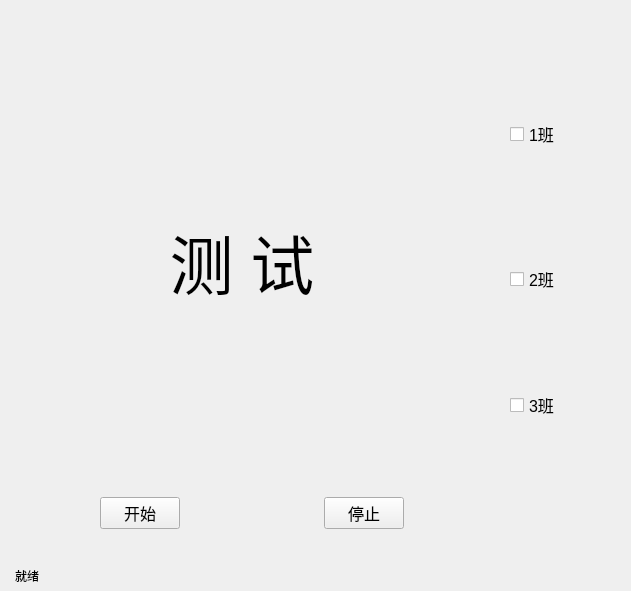
<?xml version="1.0" encoding="UTF-8"?>
<ui version="4.0">
 <class>Form</class>
 <widget class="QWidget" name="Form">
  <property name="geometry">
   <rect>
    <x>0</x>
    <y>0</y>
    <width>631</width>
    <height>591</height>
   </rect>
  </property>
  <property name="maximumSize">
   <size>
    <width>633</width>
    <height>594</height>
   </size>
  </property>
  <property name="windowTitle">
   <string notr="true">大班会抽奖器 by Jack He (https://hejk2008.github.io/theAwesomeTollDrawer)</string>
  </property>
  <widget class="QWidget" name="gridLayoutWidget">
   <property name="geometry">
    <rect>
     <x>40</x>
     <y>30</y>
     <width>581</width>
     <height>551</height>
    </rect>
   </property>
   <layout class="QGridLayout" name="gridLayout">
    <item row="3" column="1">
     <widget class="QPushButton" name="stopbutton">
      <property name="sizePolicy">
       <sizepolicy hsizetype="Fixed" vsizetype="Fixed">
        <horstretch>0</horstretch>
        <verstretch>0</verstretch>
       </sizepolicy>
      </property>
      <property name="minimumSize">
       <size>
        <width>80</width>
        <height>30</height>
       </size>
      </property>
      <property name="font">
       <font>
        <pointsize>12</pointsize>
       </font>
      </property>
      <property name="cursor">
       <cursorShape>PointingHandCursor</cursorShape>
      </property>
      <property name="text">
       <string notr="true">停止</string>
      </property>
     </widget>
    </item>
    <item row="0" column="0" rowspan="3" colspan="2">
     <widget class="QLabel" name="student">
      <property name="sizePolicy">
       <sizepolicy hsizetype="Preferred" vsizetype="Preferred">
        <horstretch>0</horstretch>
        <verstretch>0</verstretch>
       </sizepolicy>
      </property>
      <property name="minimumSize">
       <size>
        <width>284</width>
        <height>265</height>
       </size>
      </property>
      <property name="maximumSize">
       <size>
        <width>284</width>
        <height>265</height>
       </size>
      </property>
      <property name="font">
       <font>
        <family>微软雅黑</family>
        <pointsize>48</pointsize>
        <weight>50</weight>
        <bold>false</bold>
       </font>
      </property>
      <property name="text">
       <string notr="true">测 试</string>
      </property>
      <property name="alignment">
       <set>Qt::AlignCenter</set>
      </property>
     </widget>
    </item>
    <item row="3" column="0">
     <widget class="QPushButton" name="startButton">
      <property name="sizePolicy">
       <sizepolicy hsizetype="Fixed" vsizetype="Fixed">
        <horstretch>0</horstretch>
        <verstretch>0</verstretch>
       </sizepolicy>
      </property>
      <property name="minimumSize">
       <size>
        <width>80</width>
        <height>30</height>
       </size>
      </property>
      <property name="font">
       <font>
        <pointsize>12</pointsize>
       </font>
      </property>
      <property name="cursor">
       <cursorShape>PointingHandCursor</cursorShape>
      </property>
      <property name="text">
       <string notr="true">开始</string>
      </property>
     </widget>
    </item>
    <item row="2" column="2">
     <widget class="QCheckBox" name="klass3">
      <property name="sizePolicy">
       <sizepolicy hsizetype="Fixed" vsizetype="Fixed">
        <horstretch>0</horstretch>
        <verstretch>0</verstretch>
       </sizepolicy>
      </property>
      <property name="font">
       <font>
        <pointsize>12</pointsize>
       </font>
      </property>
      <property name="text">
       <string notr="true">3班</string>
      </property>
     </widget>
    </item>
    <item row="1" column="2">
     <widget class="QCheckBox" name="klass2">
      <property name="sizePolicy">
       <sizepolicy hsizetype="Fixed" vsizetype="Fixed">
        <horstretch>0</horstretch>
        <verstretch>0</verstretch>
       </sizepolicy>
      </property>
      <property name="font">
       <font>
        <pointsize>12</pointsize>
       </font>
      </property>
      <property name="text">
       <string notr="true">2班</string>
      </property>
     </widget>
    </item>
    <item row="0" column="2">
     <widget class="QCheckBox" name="klass1">
      <property name="sizePolicy">
       <sizepolicy hsizetype="Fixed" vsizetype="Fixed">
        <horstretch>0</horstretch>
        <verstretch>0</verstretch>
       </sizepolicy>
      </property>
      <property name="font">
       <font>
        <pointsize>12</pointsize>
       </font>
      </property>
      <property name="text">
       <string notr="true">1班</string>
      </property>
     </widget>
    </item>
   </layout>
  </widget>
  <widget class="QLabel" name="statusLabel">
   <property name="geometry">
    <rect>
     <x>0</x>
     <y>570</y>
     <width>54</width>
     <height>12</height>
    </rect>
   </property>
   <property name="text">
    <string notr="true">就绪</string>
   </property>
   <property name="alignment">
    <set>Qt::AlignCenter</set>
   </property>
  </widget>
 </widget>
 <tabstops>
  <tabstop>klass1</tabstop>
  <tabstop>klass2</tabstop>
  <tabstop>klass3</tabstop>
  <tabstop>startButton</tabstop>
  <tabstop>stopbutton</tabstop>
 </tabstops>
 <resources/>
 <connections>
  <connection>
   <sender>startButton</sender>
   <signal>clicked()</signal>
   <receiver>Form</receiver>
   <slot>drawStart()</slot>
   <hints>
    <hint type="sourcelabel">
     <x>137</x>
     <y>503</y>
    </hint>
    <hint type="destinationlabel">
     <x>84</x>
     <y>265</y>
    </hint>
   </hints>
  </connection>
  <connection>
   <sender>stopbutton</sender>
   <signal>clicked()</signal>
   <receiver>Form</receiver>
   <slot>drawStop()</slot>
   <hints>
    <hint type="sourcelabel">
     <x>356</x>
     <y>507</y>
    </hint>
    <hint type="destinationlabel">
     <x>216</x>
     <y>263</y>
    </hint>
   </hints>
  </connection>
 </connections>
 <slots>
  <slot>drawStart()</slot>
  <slot>drawStop()</slot>
 </slots>
</ui>
